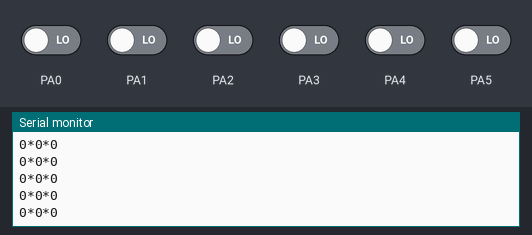
The sketch below on a simulated STM32 Blue Pill. Shown: the last lines printed to the serial monitor. Inputs (shaded band) come from the test bench; at power-on: PA0–5 LOW.

Above: at 1.2 s.
1.3 s: PA0 driven HIGH
At 1.56 s:
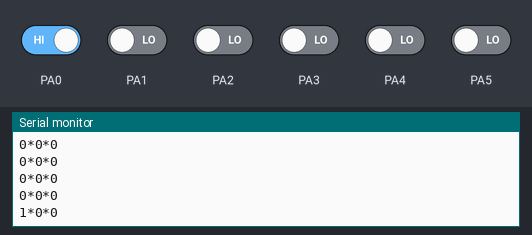
2.8 s: PA1 driven HIGH
At 2.96 s:
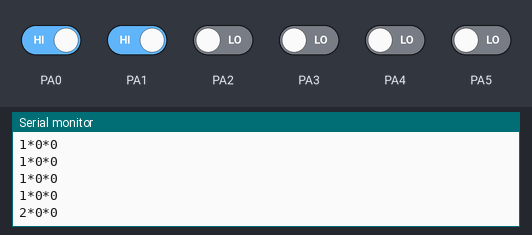
4.3 s: PA2 driven HIGH
At 4.56 s:
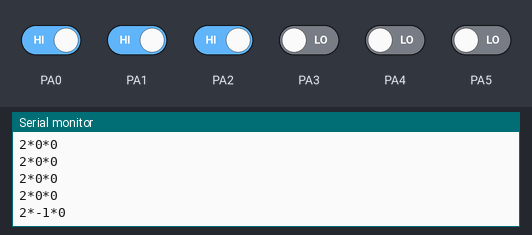
5.8 s: PA3 driven HIGH
At 5.96 s:
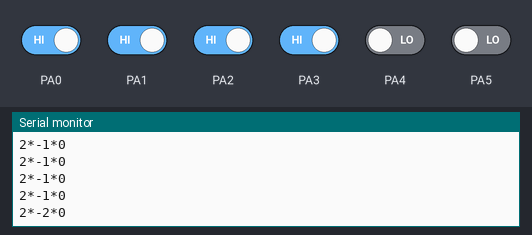
7.3 s: PA4 driven HIGH
At 7.56 s:
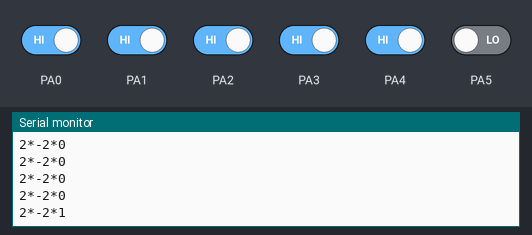
8.8 s: PA5 driven HIGH
At 8.96 s:
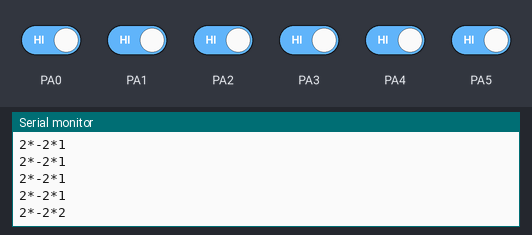
Timing chart, 0 to 11.3 s (numbered marks = the images above; inputs shaded):
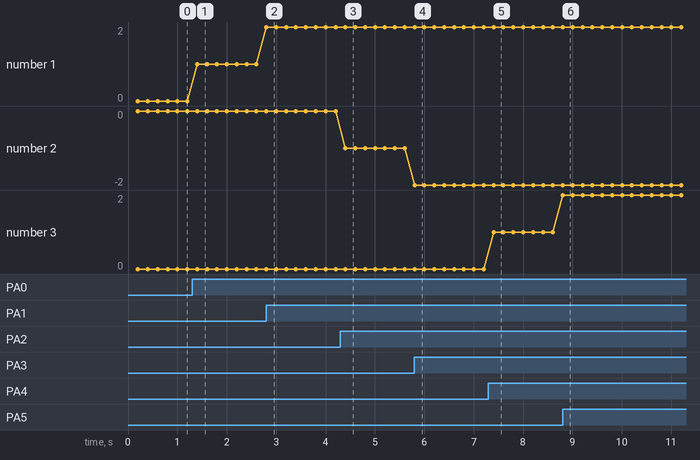

Measured:
- after the input at 1.3 s, the serial monitor: prints a new line after 0.10 s (image 1)
- after the input at 2.8 s, the serial monitor: prints a new line at once (image 2)
- after the input at 4.3 s, the serial monitor: prints a new line after 0.10 s (image 3)
- after the input at 5.8 s, the serial monitor: prints a new line at once (image 4)
- after the input at 7.3 s, the serial monitor: prints a new line after 0.10 s (image 5)
- after the input at 8.8 s, the serial monitor: prints a new line at once (image 6)
- plotted number 1: 0 → 1 after the input at 1.3 s, 1 → 2 after the input at 2.8 s
- plotted number 2: 0 → -1 after the input at 4.3 s, -1 → -2 after the input at 5.8 s

The sketch:

Milling.ino
```cpp
long ValX = 500000;
long ValY = 500000;
long ValZ = 500000;
bool  IsAx = false;
bool  IsBx = false;
bool  IsAy = false;
bool  IsBy = false;
bool  IsAz = false;
bool  IsBz = false;

void setup() {
Serial.begin(115200); //это не трогать
Serial1.begin(9600); //А это, в идеале, настроить BT модуль на 115200 и тут тоже поставить 115200
  pinMode(PA0, INPUT_PULLDOWN);
  pinMode(PA1, INPUT_PULLDOWN);
  pinMode(PA2, INPUT_PULLDOWN);
  pinMode(PA3, INPUT_PULLDOWN);
  pinMode(PA4, INPUT_PULLDOWN);
  pinMode(PA5, INPUT_PULLDOWN);
  attachInterrupt(PA0, intAx, CHANGE);
  attachInterrupt(PA1, intBx, CHANGE);
  attachInterrupt(PA2, intAy, CHANGE);
  attachInterrupt(PA3, intBy, CHANGE);
  attachInterrupt(PA4, intAz, CHANGE);
  attachInterrupt(PA5, intBz, CHANGE);

  IsAx = digitalRead(PA0);
  IsBx = digitalRead(PA1);
  IsAy = digitalRead(PA2);
  IsBy = digitalRead(PA3);
  IsAz = digitalRead(PA4);
  IsBz = digitalRead(PA5);
}

void loop() {
  delay(200);
  Serial1.print(ValX-500000);
  Serial1.print("*");
  Serial1.print(ValY-500000);
  Serial1.print("*");
  Serial1.println(ValZ-500000);
  Serial.print(ValX-500000);
  Serial.print("*");
  Serial.print(ValY-500000);
  Serial.print("*");
  Serial.println(ValZ-500000);
}

void intAx() {if (digitalRead(PA0) == IsAx) return; IsAx = !IsAx;  if ((IsAx && !IsBx) || (!IsAx && IsBx)) ValX++; else ValX--; }
void intBx() {if (digitalRead(PA1) == IsBx) return; IsBx = !IsBx;  if ((!IsAx && IsBx) || (IsAx && !IsBx)) ValX--; else ValX++;  }

void intAy() {if (digitalRead(PA2) == IsAy) return; IsAy = !IsAy;  if ((IsAy && !IsBy) || (!IsAy && IsBy)) ValY--; else ValY++; }
void intBy() {if (digitalRead(PA3) == IsBy) return; IsBy = !IsBy;  if ((!IsAy && IsBy) || (IsAy && !IsBy)) ValY++; else ValY--;  }

void intAz() {if (digitalRead(PA4) == IsAz) return; IsAz = !IsAz;  if ((IsAz && !IsBz) || (!IsAz && IsBz)) ValZ++; else ValZ--; }
void intBz() {if (digitalRead(PA5) == IsBz) return; IsBz = !IsBz;  if ((!IsAz && IsBz) || (IsAz && !IsBz)) ValZ--; else ValZ++;  }
```
